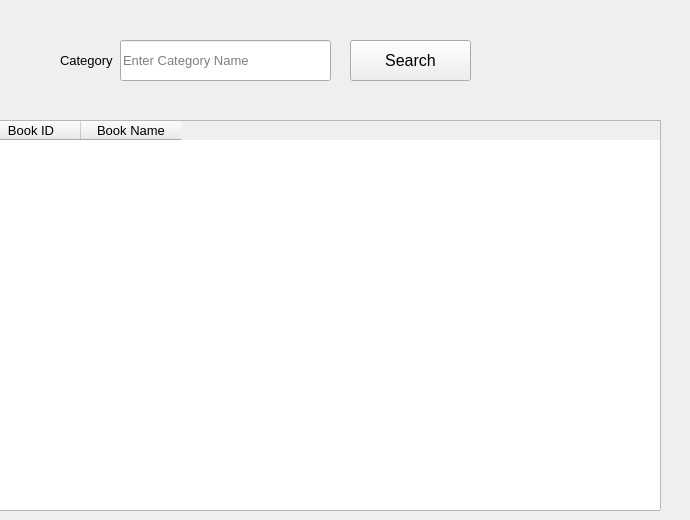
      <widget class="QWidget" name="tab_7">
       <attribute name="title">
        <string>Category</string>
       </attribute>
       <widget class="QTableWidget" name="tableWidget_2">
        <property name="geometry">
         <rect>
          <x>-20</x>
          <y>120</y>
          <width>681</width>
          <height>391</height>
         </rect>
        </property>
        <property name="font">
         <font>
          <pointsize>10</pointsize>
         </font>
        </property>
        <column>
         <property name="text">
          <string>Book ID</string>
         </property>
        </column>
        <column>
         <property name="text">
          <string>Book Name</string>
         </property>
        </column>
       </widget>
       <widget class="QLineEdit" name="lineEdit_27">
        <property name="geometry">
         <rect>
          <x>120</x>
          <y>40</y>
          <width>211</width>
          <height>41</height>
         </rect>
        </property>
        <property name="font">
         <font>
          <pointsize>10</pointsize>
         </font>
        </property>
        <property name="placeholderText">
         <string>Enter Category Name</string>
        </property>
       </widget>
       <widget class="QPushButton" name="pushButton_16">
        <property name="geometry">
         <rect>
          <x>350</x>
          <y>40</y>
          <width>121</width>
          <height>41</height>
         </rect>
        </property>
        <property name="font">
         <font>
          <pointsize>12</pointsize>
         </font>
        </property>
        <property name="text">
         <string>Search</string>
        </property>
       </widget>
       <widget class="QLabel" name="label_34">
        <property name="geometry">
         <rect>
          <x>60</x>
          <y>50</y>
          <width>61</width>
          <height>21</height>
         </rect>
        </property>
        <property name="font">
         <font>
          <pointsize>10</pointsize>
         </font>
        </property>
        <property name="text">
         <string>Category</string>
        </property>
       </widget>
      </widget>
